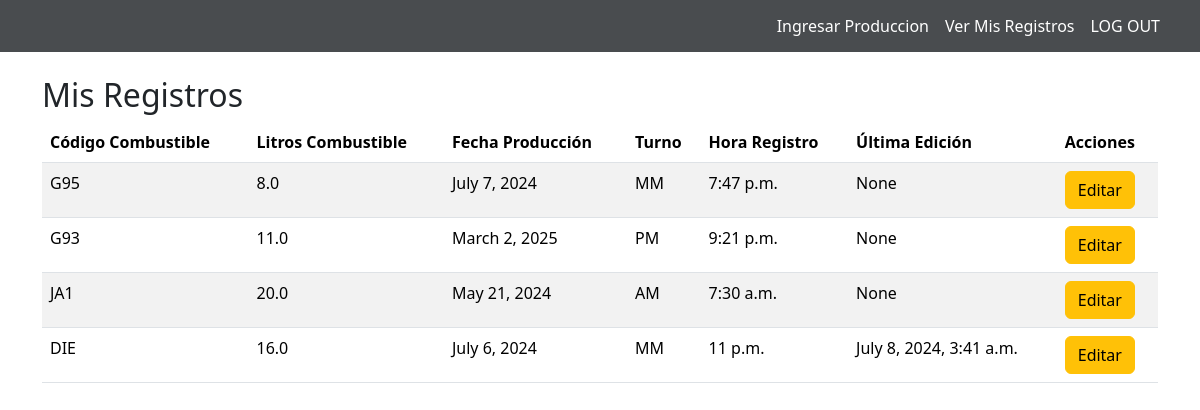
Page /ver_registros/ (signed in) on the earlier database version.
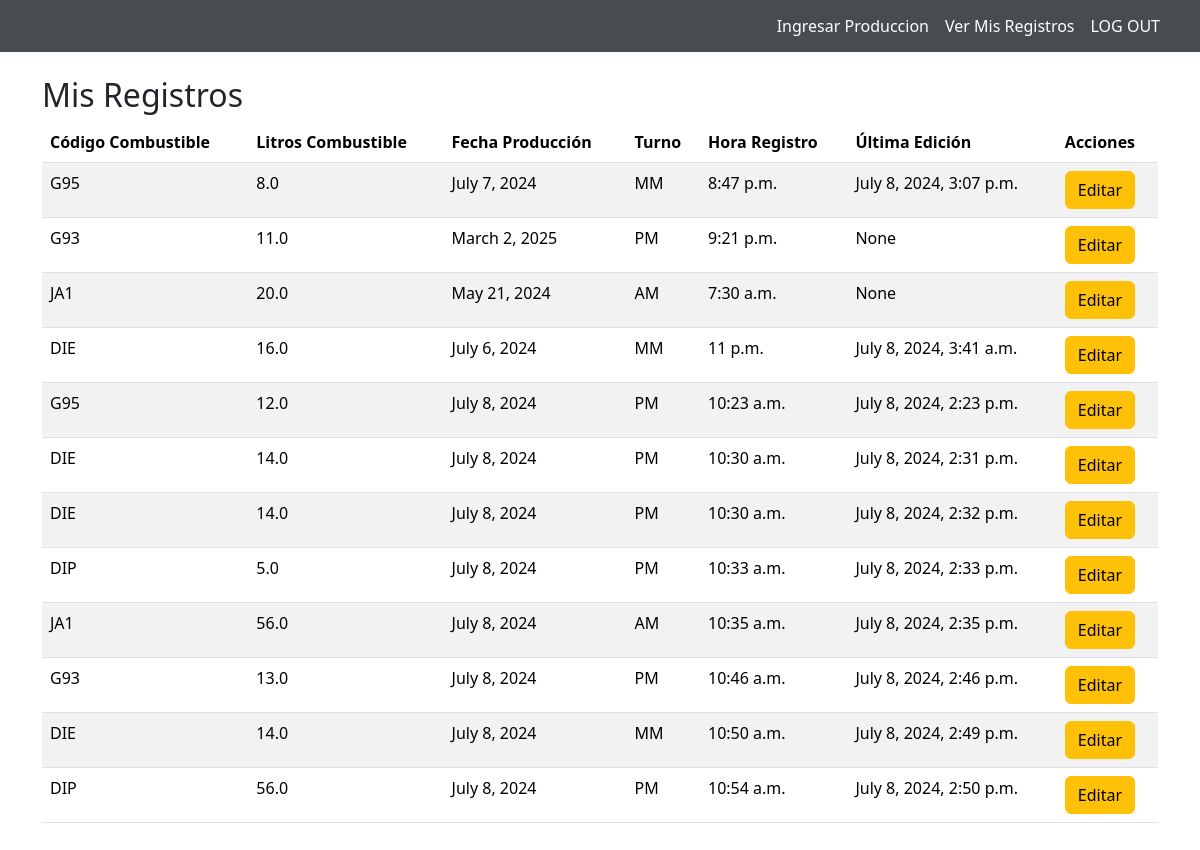
Same page on the later database version.
### core/models.py (models this page shows, shortened)
class Registro(models.Model):
    TURNO_CHOICES = [
        ('AM', 'Mañana'),
        ('PM', 'Tarde'),
        ('MM', 'Noche'),
    ]
    producto = models.ForeignKey('Producto', on_delete=models.CASCADE) #Si el objeto es eliminado, también se eliminará el objeto que contiene la clave externa.
    LitrosCombustible = models.FloatField(verbose_name="Litros de Combustible Cargados")
    DefinirTurno = models.CharField(max_length=2, choices=TURNO_CHOICES, verbose_name="Turno")
    FechaProduccion = models.DateField(verbose_name="Fecha de Produccion")
    Horaregistro = models.TimeField(verbose_name="Hora de Registro")
    operador = models.ForeignKey(User, on_delete=models.CASCADE)
    planta = models.ForeignKey('Planta', on_delete=models.CASCADE)
    UltimaEdicion = models.DateTimeField(null=True, blank=True) #Esto permite guardar cuando fue la ultima mod.

class Producto(models.Model):
    codigo= models.CharField(max_length=3)
    nombre = models.CharField(max_length=100)

### core/views.py (the view)
# urls.py: path('ver_registros/', views.ver_produccion, name='ver_registros'),
def ver_produccion(request):
    registros = Registro.objects.filter(operador=request.user)
    return render(request, 'core/VerProduccion.html', {'registros': registros})

### core/templates/core/VerProduccion.html
{% extends 'core/base.html' %}
{% load static %}
{% block content %}
<div class="container my-4">
    <h2>Mis Registros</h2>
    <div class="table-responsive">
        <table class="table table-striped">
            <thead>
                <tr>
                    <th>Código Combustible</th>
                    <th>Litros Combustible</th>
                    <th>Fecha Producción</th>
                    <th>Turno</th>
                    <th>Hora Registro</th>
                    <th>Última Edición</th>
                    <th>Acciones</th>
                </tr>
            </thead>
            <tbody>
                {% for registro in registros %}
                <tr>
                    <td>{{ registro.producto.codigo }}</td>
                    <td>{{ registro.LitrosCombustible }}</td>
                    <td>{{ registro.FechaProduccion }}</td>
                    <td>{{ registro.DefinirTurno }}</td>
                    <td>{{ registro.Horaregistro }}</td>
                    <td>{{ registro.UltimaEdicion }}</td>
                    <td>
                        <a href="{% url 'editar_registro' registro.id %}" class="btn btn-warning">Editar</a>
                    </td>
                </tr>
                {% endfor %}
            </tbody>
        </table>
    </div>
</div>
{% endblock %}

### core/templates/core/base.html (shortened to what this page needs)
<!DOCTYPE html>
<html lang="en">
<head>
    <link href="https://cdn.jsdelivr.net/npm/bootstrap@5.3.3/dist/css/bootstrap.min.css" rel="stylesheet"
>
    {% load static %}
    <link rel="stylesheet" href="{% static 'css/styles.css' %}">
</head>
<body>
    <nav class="navbar navbar-expand-lg custom-navbar">
        <div class="container-fluid">
            <div class="collapse navbar-collapse" id="navbarNavAltMarkup">
                <div class="navbar-nav mr-auto">
                    <span class="navbar-text"></span>
                </div>
                <div class="navbar-nav ms-auto">
                    {% if user.is_authenticated %}
                        <a class="nav-link" href="{% url 'agregar_produccion' %}">Ingresar Produccion</a>
                        <a class="nav-link" href="{% url 'ver_registros' %}">Ver Mis Registros</a>
                        <a class="nav-link" href="{% url 'logout' %}">LOG OUT</a>
                        {% else %}
                        <a class="nav-link" href="{% url 'iniciarsesion' %}">INICIAR SESION</a>
                    {% endif %}
                </div>
            </div>
        </div>
    </nav>
    {% block content %}
    {% endblock %}
</body>
</html>

### core/static/css/styles.css (style rules this page uses)
.custom-navbar { display: flex; background-color: #494c4f; padding: 5px 20px; align-items: center; }
.nav-link { color: #fff; }
.navbar-text { color: #fff; padding-left: 30px; padding-top: 34px; }

Differences in the rows shown:
changed Registro: Horaregistro "7:47 p.m." → "8:47 p.m."; UltimaEdicion "None" → "July 8, 2024, 3:07 p.m."
added Registro: producto.codigo "G95", LitrosCombustible "12.0", FechaProduccion "July 8, 2024", DefinirTurno "PM", Horaregistro "10:23 a.m.", UltimaEdicion "July 8, 2024, 2:23 p.m."
added Registro: producto.codigo "DIE", LitrosCombustible "14.0", FechaProduccion "July 8, 2024", DefinirTurno "PM", Horaregistro "10:30 a.m.", UltimaEdicion "July 8, 2024, 2:31 p.m."
added Registro: producto.codigo "DIE", LitrosCombustible "14.0", FechaProduccion "July 8, 2024", DefinirTurno "PM", Horaregistro "10:30 a.m.", UltimaEdicion "July 8, 2024, 2:32 p.m."
added Registro: producto.codigo "DIP", LitrosCombustible "5.0", FechaProduccion "July 8, 2024", DefinirTurno "PM", Horaregistro "10:33 a.m.", UltimaEdicion "July 8, 2024, 2:33 p.m."
added Registro: producto.codigo "JA1", LitrosCombustible "56.0", FechaProduccion "July 8, 2024", DefinirTurno "AM", Horaregistro "10:35 a.m.", UltimaEdicion "July 8, 2024, 2:35 p.m."
added Registro: producto.codigo "G93", LitrosCombustible "13.0", FechaProduccion "July 8, 2024", DefinirTurno "PM", Horaregistro "10:46 a.m.", UltimaEdicion "July 8, 2024, 2:46 p.m."
added Registro: producto.codigo "DIE", LitrosCombustible "14.0", FechaProduccion "July 8, 2024", DefinirTurno "MM", Horaregistro "10:50 a.m.", UltimaEdicion "July 8, 2024, 2:49 p.m."
added Registro: producto.codigo "DIP", LitrosCombustible "56.0", FechaProduccion "July 8, 2024", DefinirTurno "PM", Horaregistro "10:54 a.m.", UltimaEdicion "July 8, 2024, 2:50 p.m."
